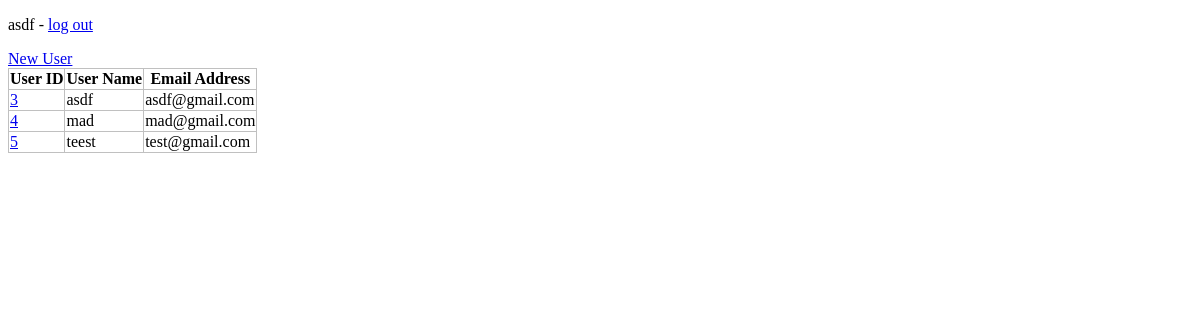
Before: /crud/users (signed in) with the older database file.
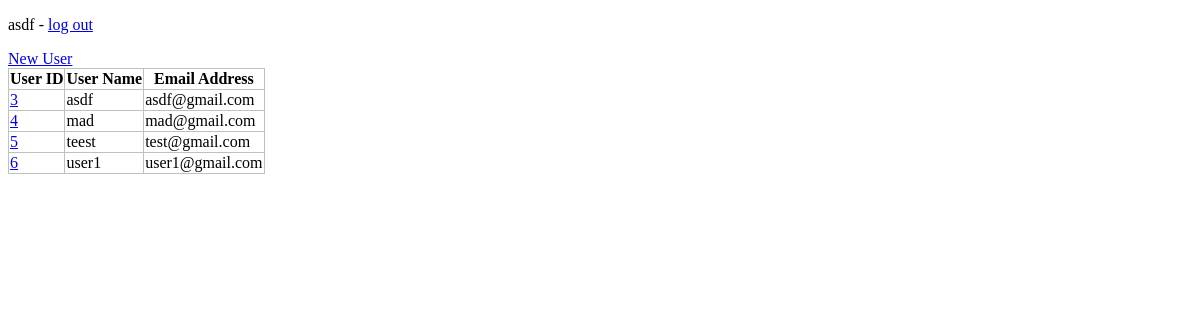
After: the same page with the newer database file.
### apps/crud/models.py (models this page shows, shortened)
class User(UserMixin, db.Model):
    __tablename__ = "users"
    id=db.Column(db.Integer, primary_key=True)
    username = db.Column(db.String, index=True)
    email = db.Column(db.String, unique=True, index=True)
    password_hash = db.Column(db.String)
    created_at = db.Column(db.DateTime, default=datetime.now)
    updated_at = db.Column(
        db.DateTime, default=datetime.now, onupdate=datetime.now
    )
    @property
    def password(self):
        raise AttributeError("cannot read")
    @login_manager.user_loader
    def load_user(user_id):
        return User.query.get(user_id)
    user_images = db.relationship("UserImage", backref="user")

### apps/crud/views.py (the view)
@crud.route("/users")
@login_required
def users():
    users = User.query.all()
    return render_template("crud/index.html", users=users)

### apps/crud/templates/crud/index.html (shortened to what this page needs)
{% extends "crud/base.html" %}
{% block content %}
<a href="{{ url_for('crud.create_user') }}">New User</a>
<table>
    <tr>
        <th>User ID</th>
        <th>User Name</th>
        <th>Email Address</th>
    </tr>
    {% for user in users %}
    <tr>
        <td>
            <a href="{{ url_for('crud.edit_user', user_id=user.id) }}">{{ user.id }}</a>
        </td>
        <td>{{ user.username }}</td>
        <td>{{ user.email }}</td>
    </tr>
    {% endfor %}
</table>
{% endblock %}

### apps/crud/templates/crud/base.html (shortened to what this page needs)
<!DOCTYPE html>
<html lang="en">
    <head>
        <link rel="stylesheet" href="{{ url_for('crud.static', filename='style.css') }}" />
    </head>
    <body>
        <div>
            {% if current_user.is_authenticated %}
            <p>
                <span>{{ current_user.username }}</span> -
                <span><a href="{{ url_for('auth.logout') }}">log out</a></span>
            </p>
            {% endif %}
        </div>
        {% block content %}{% endblock %}
    </body>
</html>

Changed rows visible on the page:
added User: id "6", username "user1", email "user1@gmail.com"
